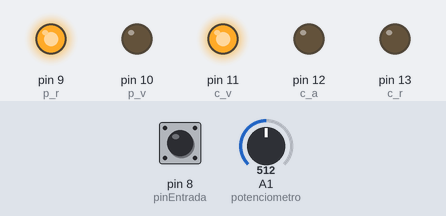
Recording of a sketch running on a simulated Arduino Uno, built with avr-gcc and run on an emulated ATmega328P. Parts: output pins drawn as LEDs (lit = HIGH). The inputs (shaded band) are chosen by the test bench; at power-on: pin 8 (pinEntrada) HIGH, A1 (potenciometro) = 512. What the sketch prints to the serial monitor is not drawn.

Above: at 10.4 s.
At 21.2 s:
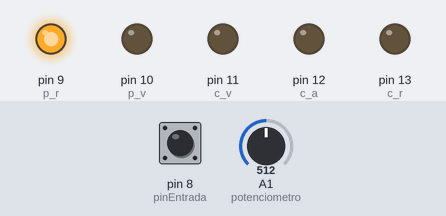
At 24.5 s:
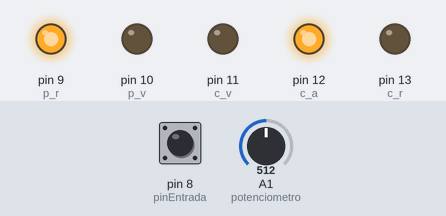
At 28.6 s:
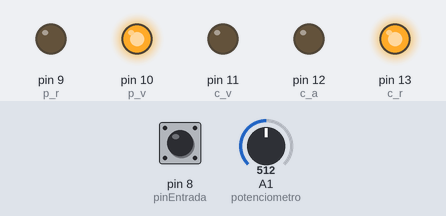
At 33.4 s:
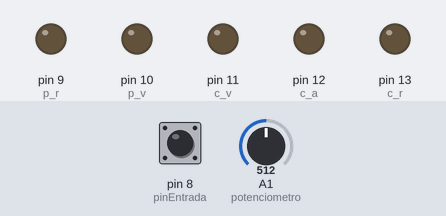
Timing chart, 0 to 43.8 s (numbered marks = the images above):
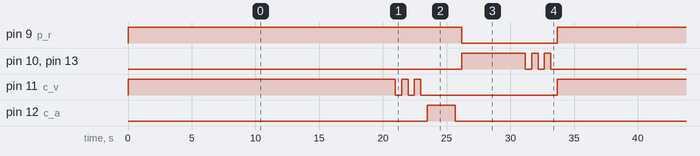

Measured:
- by itself, pin 9 (p_r): alternates HIGH for 26.2 s and LOW for 7.5 s
- by itself, pin 10 (p_v), pin 13 (c_r): repeats every 33.7 s: 2 × (LOW 0.50 s, HIGH 0.50 s), LOW 26.7 s, HIGH 5.0 s
- by itself, pin 11 (c_v): repeats every 33.7 s: 2 × (LOW 0.50 s, HIGH 0.50 s), LOW 10.7 s, HIGH 21.0 s
- by itself, pin 12 (c_a): alternates HIGH for 2.2 s and LOW for 31.5 s

The sketch:

ProyectoSemaforo.ino
```cpp
int c_r = 13;   // Led de coches rojo
int c_a = 12;   // Led de coches amarillo
int c_v = 11;   // Led de coches verde

int p_v = 10;   // Led de peatones verde
int p_r = 9;    // Led de peatones rojo

int pinEntrada = 8; // Pin de lectura de botón

int potenciometro = A1;   // Lectura de entrada digital potenciometro
int valPot = 0;           // Valor del potenciometro

void setup() {
  pinMode(c_r, OUTPUT);
  pinMode(c_a, OUTPUT);
  pinMode(c_v, OUTPUT);

  pinMode(p_v, OUTPUT);
  pinMode(p_r, OUTPUT);

  pinMode(pinEntrada, INPUT_PULLUP);

  Serial.begin(9600);
}

void loop() {

  valPot = analogRead(potenciometro);   // Lectura del potenciometro
  int valVerde = valPot * 40;           // Valor del potenciometro * 40
  int segundos = valVerde / 1000;       // Segundos dependiendo el valor del potenciometro

//-------    Leyenda de los segundos que durará el semaforo de coches en verde    --------
  Serial.print("El semaforo en verde durará: ");
  Serial.print(segundos);
  Serial.print(" segundos más dos parpadeos");
  Serial.println(" ");
// ---------------------------------------------------------------------------------------

  // Encender led rojo de peaton y apagar led verde de peaton
  digitalWrite(p_v, LOW);
  digitalWrite(p_r, HIGH);


  digitalWrite(c_v, HIGH);
  delay(valVerde);  // Duracion del led verde dependiendo el valor del potenciometro

// Parpadeos para el termino de tiempo del led verde
  for(int i=0; i < 3; i++){
    digitalWrite(c_v, HIGH);
    delay(500);
    digitalWrite(c_v, LOW);
    delay(500);
  }

// En caso de que estén pulsando el botón cuando este por acabarse el ciclo del led verde
  if(digitalRead(pinEntrada) == LOW){
    botonPrecionado();
  }else{
    digitalWrite(c_a, HIGH);
    delay(2200);
    digitalWrite(c_a, LOW);
    delay(500);

  // Encender led verde de peaton y apagar led rojo de peaton
  // En caso de que estén pulsando el botón cuando este por acabarse el ciclo del led amarillo
    if(digitalRead(pinEntrada) == LOW){
      botonPrecionado();
    }else{
      digitalWrite(p_r, LOW);
      digitalWrite(p_v, HIGH);

      digitalWrite(c_r, HIGH);
      delay(4500);

      parpadeosCRojo();
    }
  }
}

// ------------- Método para hacer los cambios de colores en semaforos cuando el peaton presiona el botón
void botonPrecionado(){
    digitalWrite(p_r, HIGH);

    digitalWrite(c_v, LOW);
    digitalWrite(c_r, LOW);

  for(int i = 0; i < 8; i++){
    digitalWrite(c_a, HIGH);
    delay(500);
    digitalWrite(c_a, LOW);
    delay(500);
  }

  digitalWrite(c_r, HIGH);
  digitalWrite(p_v, HIGH);
  digitalWrite(p_r, LOW);
  delay(12000);
  parpadeosCRojo();
  digitalWrite(c_r, LOW);
  digitalWrite(p_v, HIGH);
}

// Solo parpadeos en el led de coches rojo y el de peatones en verde
void parpadeosCRojo(){

  for(int i=0; i < 3; i++){
      digitalWrite(c_r, HIGH);
      digitalWrite(p_v, HIGH);

      delay(500);

      digitalWrite(p_v, LOW);
      digitalWrite(c_r, LOW);
      delay(500);
  }

}
```
